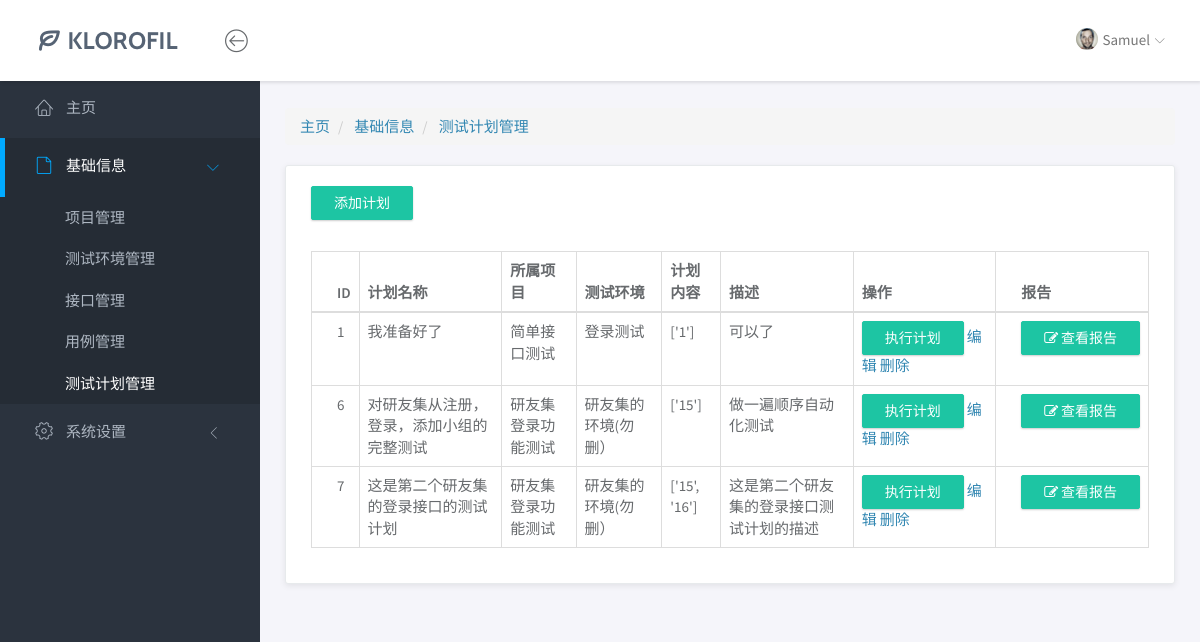
Screenshot of /base/plan/ with the database file from the repository.
### base/models.py (models this page shows, shortened)
class Plan(models.Model):
    plan_id = models.AutoField(primary_key=True, null=False)  # 计划ID
    plan_name = models.CharField(max_length=50)               # 计划名称
    project = models.ForeignKey('Project', on_delete=models.CASCADE)  # 所属项目（外键）
    environment = models.ForeignKey('Environment', on_delete=models.CASCADE)  # 执行环境（外键）
    description = models.CharField(max_length=200)           # 计划描述
    content = models.TextField()                             # 计划执行内容（JSON格式）

class Project(models.Model):
    prj_id = models.AutoField(primary_key=True, null=False)   # 项目ID
    prj_name = models.CharField(max_length=50)                # 项目名称
    sign = models.ForeignKey('Sign', on_delete=models.CASCADE)  # 关联的签名信息（外键）
    description = models.CharField(max_length=100)           # 项目描述
    def __str__(self):
        return self.prj_name

class Environment(models.Model):
    env_id = models.AutoField(primary_key=True, null=False)   # 环境ID
    env_name = models.CharField(max_length=50)                # 环境名称（如测试/生产）
    project = models.ForeignKey('Project', on_delete=models.CASCADE)  # 所属项目（外键）
    description = models.CharField(max_length=100)           # 环境描述
    url = models.CharField(max_length=100)                   # 环境基础URL
    private_key = models.CharField(max_length=50)            # 环境私有密钥
    def __str__(self):
        return self.env_name

### base/views/plan_views.py (the view)
# urls.py: path('plan/', plan_index),
def plan_index(request):
    plan_list = Plan.objects.all()
    return render(request, "base/plan/index.html", {"plan_list": plan_list})

### templates/base/plan/index.html (shortened to what this page needs)
{% extends "../../base.html" %}
{% block crumbs %}
<div class="row">
    <div class="col-md-12">
        <ol class="breadcrumb">
            <li>
                <a href="/yqjr/index">主页</a>
            </li>
            <li class="active">
                <a class="this">基础信息</a>
            </li>
            <li class="active">
                <a class="this-page">测试计划管理</a>
            </li>
        </ol>
    </div>
</div>
{% endblock %}
{% block body %}
<div class="row">
    <div class="col-md-12">
        <div class="panel">
            <div class="panel-heading">
                <a href="/base/plan_add/" class="btn btn-primary">添加计划</a>
            </div>
            <div class="panel-body">
                <table class="table table-bordered">
                    <thead>
                    <tr>
                        <th>ID</th>
                        <th>计划名称</th>
                        <th>所属项目</th>
                        <th>测试环境</th>
                        <th>计划内容</th>
                        <th>描述</th>
                        <th>操作</th>
                        <th>报告</th>
                    </tr>
                    </thead>
                    <tbody>
                    {% for plan in plan_list %}
                    <tr>
                        <td>{{ plan.plan_id }}</td>
                        <td>{{ plan.plan_name }}</td>
                        <td>{{ plan.project }}</td>
                        <td>{{ plan.environment }}</td>
                        <td>{{ plan.content }}</td>
                        <td>{{ plan.description }}</td>
                        <td>
                            <button class="btn btn-primary" onclick="run_button(this);">执行计划</button>
                            <a href="/base/plan_update?plan_id={{ plan.plan_id }}" class="layui-btn layui-btn-xs"
                               lay-event="edit">编辑</a>
                            <a href="/base/plan_delete?plan_id={{ plan.plan_id }}"
                               class="layui-btn layui-btn-danger layui-btn-xs" lay-event="del">删除</a>
                        </td>
                        <td>
                            <a class="btn btn-primary" href="/base/report/?plan_id={{plan.plan_id}}"><i class="fa fa-edit"></i>&nbsp;查看报告</a>
                        </td>
                    </tr>
                    {% endfor %}
                    </tbody>
                </table>
            </div>
        </div>
    </div>
</div>
{% endblock %}

### static/css/main.css (style rules this page uses)
html { position: relative; min-height: 100%; }
body { background-color: #F3F5F8; font-family: "Source Sans Pro", sans-serif; font-size: 15px; color: #676a6d; }
a { color: #3287B2; }
th { font-weight: 600; }
.btn { -webkit-border-radius: 2px; -moz-border-radius: 2px; border-radius: 2px; -moz-box-shadow: 0px 1px 2px 0 rgba(0, 0, 0, 0.2); -webkit-box-shadow: 0px 1px 2px 0 rgba(0, 0, 0, 0.2); box-shadow: 0px 1px 2px 0 rgba(0, 0, 0, 0.2); padding: 6px 22px; }
.btn-primary { background-color: #1dc5a3; border-color: #1dc5a3; }
.panel { -webkit-border-radius: 3px; -moz-border-radius: 3px; border-radius: 3px; -moz-box-shadow: 0 2px 6px rgba(0, 0, 0, 0.08); -webkit-box-shadow: 0 2px 6px rgba(0, 0, 0, 0.08); box-shadow: 0 2px 6px rgba(0, 0, 0, 0.08); background-color: #ffffff; border-color: #e7eaec; margin-bottom: 30px; }
.panel .panel-heading, .panel .panel-body, .panel .panel-footer { padding-left: 25px; padding-right: 25px; }
.panel .panel-heading { padding-top: 20px; padding-bottom: 20px; position: relative; }
.panel .panel-body { padding-top: 10px; padding-bottom: 15px; }
.panel .table > thead > tr > td:first-child, .panel .table > thead > tr > th:first-child, .panel .table > tbody > tr > td:first-child, .panel .table > tbody > tr > th:first-child, .panel .table > tfoot > tr > td:first-child, .panel .table > tfoot > tr > th:first-child { padding-left: 25px; }
.panel .table > thead > tr > td:last-child, .panel .table > thead > tr > th:last-child, .panel .table > tbody > tr > td:last-child, .panel .table > tbody > tr > th:last-child, .panel .table > tfoot > tr > td:last-child, .panel .table > tfoot > tr > th:last-child { padding-left: 25px; }

### rows the page displays
Plan: plan_id "1", plan_name "我准备好了", project "简单接口测试", environment "登录测试", content "['1']", description "可以了"
Plan: plan_id "6", plan_name "对研友集从注册，登录，添加小组的完整测试", project "研友集登录功能测试", environment "研友集的环境(勿删）", content "['15']", description "做一遍顺序自动化测试"
Plan: plan_id "7", plan_name "这是第二个研友集的登录接口的测试计划", project "研友集登录功能测试", environment "研友集的环境(勿删）", content "['15', '16']", description "这是第二个研友集的登录接口测试计划的描述"
